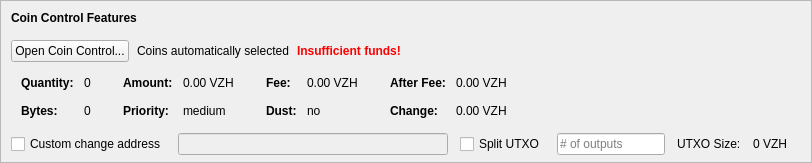
    <widget class="QFrame" name="frameCoinControl">
     <property name="sizePolicy">
      <sizepolicy hsizetype="Expanding" vsizetype="Expanding">
       <horstretch>0</horstretch>
       <verstretch>0</verstretch>
      </sizepolicy>
     </property>
     <property name="maximumSize">
      <size>
       <width>16777215</width>
       <height>16777215</height>
      </size>
     </property>
     <property name="frameShape">
      <enum>QFrame::StyledPanel</enum>
     </property>
     <property name="frameShadow">
      <enum>QFrame::Sunken</enum>
     </property>
     <layout class="QVBoxLayout" name="verticalLayoutCoinControl2">
      <property name="spacing">
       <number>0</number>
      </property>
      <property name="leftMargin">
       <number>0</number>
      </property>
      <property name="topMargin">
       <number>0</number>
      </property>
      <property name="rightMargin">
       <number>0</number>
      </property>
      <property name="bottomMargin">
       <number>6</number>
      </property>
      <item>
       <layout class="QVBoxLayout" name="verticalLayoutCoinControl" stretch="0,0,0,0,1">
        <property name="spacing">
         <number>0</number>
        </property>
        <property name="leftMargin">
         <number>10</number>
        </property>
        <property name="topMargin">
         <number>10</number>
        </property>
        <item>
         <layout class="QHBoxLayout" name="horizontalLayoutCoinControl1">
          <property name="bottomMargin">
           <number>15</number>
          </property>
          <item>
           <widget class="QLabel" name="labelCoinControlFeatures">
            <property name="sizePolicy">
             <sizepolicy hsizetype="Preferred" vsizetype="Maximum">
              <horstretch>0</horstretch>
              <verstretch>0</verstretch>
             </sizepolicy>
            </property>
            <property name="font">
             <font>
              <weight>75</weight>
              <bold>true</bold>
             </font>
            </property>
            <property name="styleSheet">
             <string notr="true">font-weight:bold;</string>
            </property>
            <property name="text">
             <string>Coin Control Features</string>
            </property>
           </widget>
          </item>
         </layout>
        </item>
        <item>
         <layout class="QHBoxLayout" name="horizontalLayoutCoinControl2" stretch="0,0,0,0">
          <property name="spacing">
           <number>8</number>
          </property>
          <property name="bottomMargin">
           <number>10</number>
          </property>
          <item>
           <widget class="QPushButton" name="pushButtonCoinControl">
            <property name="styleSheet">
             <string notr="true"/>
            </property>
            <property name="text">
             <string>Open Coin Control...</string>
            </property>
            <property name="autoDefault">
             <bool>false</bool>
            </property>
           </widget>
          </item>
          <item>
           <widget class="QLabel" name="labelCoinControlAutomaticallySelected">
            <property name="text">
             <string>Coins automatically selected</string>
            </property>
            <property name="margin">
             <number>5</number>
            </property>
           </widget>
          </item>
          <item>
           <widget class="QLabel" name="labelCoinControlInsuffFunds">
            <property name="font">
             <font>
              <weight>75</weight>
              <bold>true</bold>
             </font>
            </property>
            <property name="styleSheet">
             <string notr="true">color:red;font-weight:bold;</string>
            </property>
            <property name="text">
             <string>Insufficient funds!</string>
            </property>
            <property name="margin">
             <number>5</number>
            </property>
           </widget>
          </item>
          <item>
           <spacer name="horizontalSpacerCoinControl">
            <property name="orientation">
             <enum>Qt::Horizontal</enum>
            </property>
            <property name="sizeHint" stdset="0">
             <size>
              <width>40</width>
              <height>1</height>
             </size>
            </property>
           </spacer>
          </item>
         </layout>
        </item>
        <item>
         <widget class="QWidget" name="widgetCoinControl" native="true">
          <property name="sizePolicy">
           <sizepolicy hsizetype="Preferred" vsizetype="Preferred">
            <horstretch>0</horstretch>
            <verstretch>0</verstretch>
           </sizepolicy>
          </property>
          <property name="minimumSize">
           <size>
            <width>0</width>
            <height>0</height>
           </size>
          </property>
          <property name="styleSheet">
           <string notr="true"/>
          </property>
          <layout class="QHBoxLayout" name="horizontalLayoutCoinControl5">
           <property name="leftMargin">
            <number>0</number>
           </property>
           <property name="topMargin">
            <number>0</number>
           </property>
           <property name="rightMargin">
            <number>0</number>
           </property>
           <property name="bottomMargin">
            <number>0</number>
           </property>
           <item>
            <layout class="QHBoxLayout" name="horizontalLayoutCoinControl3" stretch="0,0,0,1">
             <property name="spacing">
              <number>20</number>
             </property>
             <property name="topMargin">
              <number>0</number>
             </property>
             <property name="bottomMargin">
              <number>10</number>
             </property>
             <item>
              <layout class="QFormLayout" name="formLayoutCoinControl1">
               <property name="horizontalSpacing">
                <number>10</number>
               </property>
               <property name="verticalSpacing">
                <number>14</number>
               </property>
               <property name="leftMargin">
                <number>10</number>
               </property>
               <property name="topMargin">
                <number>4</number>
               </property>
               <property name="rightMargin">
                <number>6</number>
               </property>
               <item row="0" column="0">
                <widget class="QLabel" name="labelCoinControlQuantityText">
                 <property name="font">
                  <font>
                   <weight>75</weight>
                   <bold>true</bold>
                  </font>
                 </property>
                 <property name="text">
                  <string>Quantity:</string>
                 </property>
                 <property name="margin">
                  <number>0</number>
                 </property>
                </widget>
               </item>
               <item row="0" column="1">
                <widget class="QLabel" name="labelCoinControlQuantity">
                 <property name="cursor">
                  <cursorShape>IBeamCursor</cursorShape>
                 </property>
                 <property name="contextMenuPolicy">
                  <enum>Qt::ActionsContextMenu</enum>
                 </property>
                 <property name="text">
                  <string notr="true">0</string>
                 </property>
                 <property name="margin">
                  <number>0</number>
                 </property>
                 <property name="textInteractionFlags">
                  <set>Qt::LinksAccessibleByMouse|Qt::TextSelectableByKeyboard|Qt::TextSelectableByMouse</set>
                 </property>
                </widget>
               </item>
               <item row="1" column="0">
                <widget class="QLabel" name="labelCoinControlBytesText">
                 <property name="font">
                  <font>
                   <weight>75</weight>
                   <bold>true</bold>
                  </font>
                 </property>
                 <property name="text">
                  <string>Bytes:</string>
                 </property>
                </widget>
               </item>
               <item row="1" column="1">
                <widget class="QLabel" name="labelCoinControlBytes">
                 <property name="cursor">
                  <cursorShape>IBeamCursor</cursorShape>
                 </property>
                 <property name="contextMenuPolicy">
                  <enum>Qt::ActionsContextMenu</enum>
                 </property>
                 <property name="text">
                  <string notr="true">0</string>
                 </property>
                 <property name="textInteractionFlags">
                  <set>Qt::LinksAccessibleByMouse|Qt::TextSelectableByKeyboard|Qt::TextSelectableByMouse</set>
                 </property>
                </widget>
               </item>
              </layout>
             </item>
             <item>
              <layout class="QFormLayout" name="formLayoutCoinControl2">
               <property name="horizontalSpacing">
                <number>10</number>
               </property>
               <property name="verticalSpacing">
                <number>14</number>
               </property>
               <property name="leftMargin">
                <number>6</number>
               </property>
               <property name="topMargin">
                <number>4</number>
               </property>
               <property name="rightMargin">
                <number>6</number>
               </property>
               <item row="0" column="0">
                <widget class="QLabel" name="labelCoinControlAmountText">
                 <property name="font">
                  <font>
                   <weight>75</weight>
                   <bold>true</bold>
                  </font>
                 </property>
                 <property name="text">
                  <string>Amount:</string>
                 </property>
                 <property name="margin">
                  <number>0</number>
                 </property>
                </widget>
               </item>
               <item row="0" column="1">
                <widget class="QLabel" name="labelCoinControlAmount">
                 <property name="cursor">
                  <cursorShape>IBeamCursor</cursorShape>
                 </property>
                 <property name="contextMenuPolicy">
                  <enum>Qt::ActionsContextMenu</enum>
                 </property>
                 <property name="text">
                  <string notr="true">0.00 VZH</string>
                 </property>
                 <property name="textInteractionFlags">
                  <set>Qt::LinksAccessibleByMouse|Qt::TextSelectableByKeyboard|Qt::TextSelectableByMouse</set>
                 </property>
                </widget>
               </item>
               <item row="1" column="0">
                <widget class="QLabel" name="labelCoinControlPriorityText">
                 <property name="font">
                  <font>
                   <weight>75</weight>
                   <bold>true</bold>
                  </font>
                 </property>
                 <property name="text">
                  <string>Priority:</string>
                 </property>
                </widget>
               </item>
               <item row="1" column="1">
                <widget class="QLabel" name="labelCoinControlPriority">
                 <property name="cursor">
                  <cursorShape>IBeamCursor</cursorShape>
                 </property>
                 <property name="contextMenuPolicy">
                  <enum>Qt::ActionsContextMenu</enum>
                 </property>
                 <property name="text">
                  <string>medium</string>
                 </property>
                 <property name="textInteractionFlags">
                  <set>Qt::LinksAccessibleByMouse|Qt::TextSelectableByKeyboard|Qt::TextSelectableByMouse</set>
                 </property>
                </widget>
               </item>
              </layout>
             </item>
             <item>
              <layout class="QFormLayout" name="formLayoutCoinControl3">
               <property name="horizontalSpacing">
                <number>10</number>
               </property>
               <property name="verticalSpacing">
                <number>14</number>
               </property>
               <property name="leftMargin">
                <number>6</number>
               </property>
               <property name="topMargin">
                <number>4</number>
               </property>
               <property name="rightMargin">
                <number>6</number>
               </property>
               <item row="0" column="0">
                <widget class="QLabel" name="labelCoinControlFeeText">
                 <property name="font">
                  <font>
                   <weight>75</weight>
                   <bold>true</bold>
                  </font>
                 </property>
                 <property name="text">
                  <string>Fee:</string>
                 </property>
                 <property name="margin">
                  <number>0</number>
                 </property>
                </widget>
               </item>
               <item row="0" column="1">
                <widget class="QLabel" name="labelCoinControlFee">
                 <property name="cursor">
                  <cursorShape>IBeamCursor</cursorShape>
                 </property>
                 <property name="contextMenuPolicy">
                  <enum>Qt::ActionsContextMenu</enum>
                 </property>
                 <property name="text">
                  <string notr="true">0.00 VZH</string>
                 </property>
                 <property name="textInteractionFlags">
                  <set>Qt::LinksAccessibleByMouse|Qt::TextSelectableByKeyboard|Qt::TextSelectableByMouse</set>
                 </property>
                </widget>
               </item>
               <item row="1" column="0">
                <widget class="QLabel" name="labelCoinControlLowOutputText">
                 <property name="font">
                  <font>
                   <weight>75</weight>
                   <bold>true</bold>
                  </font>
                 </property>
                 <property name="text">
                  <string>Dust:</string>
                 </property>
                </widget>
               </item>
               <item row="1" column="1">
                <widget class="QLabel" name="labelCoinControlLowOutput">
                 <property name="cursor">
                  <cursorShape>IBeamCursor</cursorShape>
                 </property>
                 <property name="contextMenuPolicy">
                  <enum>Qt::ActionsContextMenu</enum>
                 </property>
                 <property name="text">
                  <string>no</string>
                 </property>
                 <property name="textInteractionFlags">
                  <set>Qt::LinksAccessibleByMouse|Qt::TextSelectableByKeyboard|Qt::TextSelectableByMouse</set>
                 </property>
                </widget>
               </item>
              </layout>
             </item>
             <item>
              <layout class="QFormLayout" name="formLayoutCoinControl4">
               <property name="horizontalSpacing">
                <number>10</number>
               </property>
               <property name="verticalSpacing">
                <number>14</number>
               </property>
               <property name="leftMargin">
                <number>6</number>
               </property>
               <property name="topMargin">
                <number>4</number>
               </property>
               <property name="rightMargin">
                <number>6</number>
               </property>
               <item row="0" column="0">
                <widget class="QLabel" name="labelCoinControlAfterFeeText">
                 <property name="font">
                  <font>
                   <weight>75</weight>
                   <bold>true</bold>
                  </font>
                 </property>
                 <property name="text">
                  <string>After Fee:</string>
                 </property>
                 <property name="margin">
                  <number>0</number>
                 </property>
                </widget>
               </item>
               <item row="0" column="1">
                <widget class="QLabel" name="labelCoinControlAfterFee">
                 <property name="cursor">
                  <cursorShape>IBeamCursor</cursorShape>
                 </property>
                 <property name="contextMenuPolicy">
                  <enum>Qt::ActionsContextMenu</enum>
                 </property>
                 <property name="text">
                  <string notr="true">0.00 VZH</string>
                 </property>
                 <property name="textInteractionFlags">
                  <set>Qt::LinksAccessibleByMouse|Qt::TextSelectableByKeyboard|Qt::TextSelectableByMouse</set>
                 </property>
                </widget>
               </item>
               <item row="1" column="0">
                <widget class="QLabel" name="labelCoinControlChangeText">
                 <property name="font">
                  <font>
                   <weight>75</weight>
                   <bold>true</bold>
                  </font>
                 </property>
                 <property name="text">
                  <string>Change:</string>
                 </property>
                </widget>
               </item>
               <item row="1" column="1">
                <widget class="QLabel" name="labelCoinControlChange">
                 <property name="cursor">
                  <cursorShape>IBeamCursor</cursorShape>
                 </property>
                 <property name="contextMenuPolicy">
                  <enum>Qt::ActionsContextMenu</enum>
                 </property>
                 <property name="text">
                  <string notr="true">0.00 VZH</string>
                 </property>
                 <property name="textInteractionFlags">
                  <set>Qt::LinksAccessibleByMouse|Qt::TextSelectableByKeyboard|Qt::TextSelectableByMouse</set>
                 </property>
                </widget>
               </item>
              </layout>
             </item>
            </layout>
           </item>
          </layout>
         </widget>
        </item>
        <item>
         <layout class="QHBoxLayout" name="horizontalLayoutCoinControl4" stretch="0,0,0,0,0,0,0">
          <property name="spacing">
           <number>12</number>
          </property>
          <property name="sizeConstraint">
           <enum>QLayout::SetDefaultConstraint</enum>
          </property>
          <property name="topMargin">
           <number>5</number>
          </property>
          <property name="rightMargin">
           <number>5</number>
          </property>
          <item>
           <widget class="QCheckBox" name="checkBoxCoinControlChange">
            <property name="toolTip">
             <string>If this is activated, but the change address is empty or invalid, change will be sent to a newly generated address.</string>
            </property>
            <property name="text">
             <string>Custom change address</string>
            </property>
           </widget>
          </item>
          <item>
           <widget class="QValidatedLineEdit" name="lineEditCoinControlChange">
            <property name="enabled">
             <bool>false</bool>
            </property>
            <property name="sizePolicy">
             <sizepolicy hsizetype="Expanding" vsizetype="Fixed">
              <horstretch>0</horstretch>
              <verstretch>0</verstretch>
             </sizepolicy>
            </property>
           </widget>
          </item>
          <item>
           <widget class="QCheckBox" name="splitBlockCheckBox">
            <property name="text">
             <string>Split UTXO</string>
            </property>
           </widget>
          </item>
          <item>
           <widget class="QLineEdit" name="splitBlockLineEdit">
            <property name="sizePolicy">
             <sizepolicy hsizetype="Fixed" vsizetype="Fixed">
              <horstretch>50</horstretch>
              <verstretch>0</verstretch>
             </sizepolicy>
            </property>
            <property name="placeholderText">
             <string># of outputs</string>
            </property>
           </widget>
          </item>
          <item>
           <widget class="QLabel" name="labelBlockSizeText">
            <property name="text">
             <string>UTXO Size:</string>
            </property>
           </widget>
          </item>
          <item>
           <widget class="QLabel" name="labelBlockSize">
            <property name="text">
             <string>0 VZH</string>
            </property>
           </widget>
          </item>
          <item>
           <widget class="QLabel" name="labelCoinControlChangeLabel">
            <property name="sizePolicy">
             <sizepolicy hsizetype="Preferred" vsizetype="Expanding">
              <horstretch>0</horstretch>
              <verstretch>0</verstretch>
             </sizepolicy>
            </property>
            <property name="minimumSize">
             <size>
              <width>0</width>
              <height>0</height>
             </size>
            </property>
            <property name="text">
             <string/>
            </property>
            <property name="margin">
             <number>3</number>
            </property>
           </widget>
          </item>
         </layout>
        </item>
        <item>
         <spacer name="verticalSpacerCoinControl">
          <property name="orientation">
           <enum>Qt::Vertical</enum>
          </property>
          <property name="sizeHint" stdset="0">
           <size>
            <width>800</width>
            <height>1</height>
           </size>
          </property>
         </spacer>
        </item>
       </layout>
      </item>
     </layout>
    </widget>
